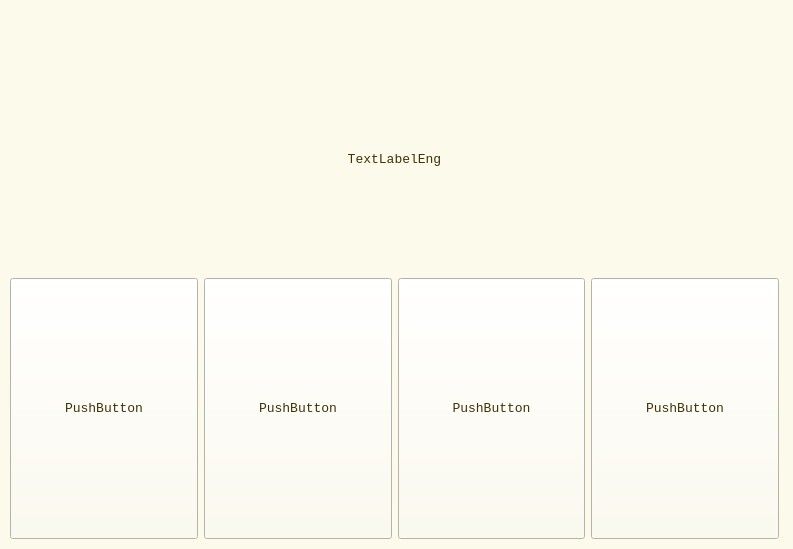
<?xml version="1.0" encoding="UTF-8"?>
<ui version="4.0">
 <class>Widget</class>
 <widget class="QWidget" name="Widget">
  <property name="enabled">
   <bool>true</bool>
  </property>
  <property name="geometry">
   <rect>
    <x>0</x>
    <y>0</y>
    <width>793</width>
    <height>549</height>
   </rect>
  </property>
  <property name="sizePolicy">
   <sizepolicy hsizetype="Minimum" vsizetype="Minimum">
    <horstretch>0</horstretch>
    <verstretch>0</verstretch>
   </sizepolicy>
  </property>
  <property name="font">
   <font>
    <family>Courier New</family>
    <pointsize>10</pointsize>
   </font>
  </property>
  <property name="windowTitle">
   <string>1С:Предприятие 8.3 (8.3.8.1933)</string>
  </property>
  <property name="styleSheet">
   <string notr="true">background-color: rgb(252, 250, 235);
color: rgb(65, 48, 3);</string>
  </property>
  <widget class="QWidget" name="verticalLayoutWidget">
   <property name="geometry">
    <rect>
     <x>-1</x>
     <y>-1</y>
     <width>791</width>
     <height>551</height>
    </rect>
   </property>
   <layout class="QVBoxLayout" name="verticalLayout">
    <property name="sizeConstraint">
     <enum>QLayout::SetDefaultConstraint</enum>
    </property>
    <item>
     <widget class="QLabel" name="label">
      <property name="enabled">
       <bool>true</bool>
      </property>
      <property name="sizePolicy">
       <sizepolicy hsizetype="Ignored" vsizetype="Ignored">
        <horstretch>0</horstretch>
        <verstretch>0</verstretch>
       </sizepolicy>
      </property>
      <property name="minimumSize">
       <size>
        <width>399</width>
        <height>299</height>
       </size>
      </property>
      <property name="baseSize">
       <size>
        <width>50</width>
        <height>20</height>
       </size>
      </property>
      <property name="font">
       <font>
        <family>Courier New</family>
        <pointsize>10</pointsize>
       </font>
      </property>
      <property name="cursor">
       <cursorShape>CrossCursor</cursorShape>
      </property>
      <property name="mouseTracking">
       <bool>false</bool>
      </property>
      <property name="text">
       <string>TextLabelEng</string>
      </property>
      <property name="scaledContents">
       <bool>false</bool>
      </property>
      <property name="alignment">
       <set>Qt::AlignCenter</set>
      </property>
     </widget>
    </item>
    <item>
     <layout class="QHBoxLayout" name="horizontalLayout">
      <item>
       <widget class="QPushButton" name="pushButton_2">
        <property name="enabled">
         <bool>true</bool>
        </property>
        <property name="sizePolicy">
         <sizepolicy hsizetype="Minimum" vsizetype="Minimum">
          <horstretch>0</horstretch>
          <verstretch>0</verstretch>
         </sizepolicy>
        </property>
        <property name="font">
         <font>
          <family>Courier New</family>
          <pointsize>10</pointsize>
         </font>
        </property>
        <property name="text">
         <string>PushButton</string>
        </property>
       </widget>
      </item>
      <item>
       <widget class="QPushButton" name="pushButton_4">
        <property name="sizePolicy">
         <sizepolicy hsizetype="Minimum" vsizetype="Minimum">
          <horstretch>0</horstretch>
          <verstretch>0</verstretch>
         </sizepolicy>
        </property>
        <property name="font">
         <font>
          <family>Courier New</family>
          <pointsize>10</pointsize>
         </font>
        </property>
        <property name="text">
         <string>PushButton</string>
        </property>
       </widget>
      </item>
      <item>
       <widget class="QPushButton" name="pushButton_3">
        <property name="sizePolicy">
         <sizepolicy hsizetype="Minimum" vsizetype="Minimum">
          <horstretch>0</horstretch>
          <verstretch>0</verstretch>
         </sizepolicy>
        </property>
        <property name="font">
         <font>
          <family>Courier New</family>
          <pointsize>10</pointsize>
         </font>
        </property>
        <property name="text">
         <string>PushButton</string>
        </property>
       </widget>
      </item>
      <item>
       <widget class="QPushButton" name="pushButton_1">
        <property name="sizePolicy">
         <sizepolicy hsizetype="Minimum" vsizetype="Minimum">
          <horstretch>0</horstretch>
          <verstretch>0</verstretch>
         </sizepolicy>
        </property>
        <property name="font">
         <font>
          <family>Courier New</family>
          <pointsize>10</pointsize>
         </font>
        </property>
        <property name="styleSheet">
         <string notr="true"/>
        </property>
        <property name="text">
         <string>PushButton</string>
        </property>
       </widget>
      </item>
     </layout>
    </item>
   </layout>
  </widget>
 </widget>
 <layoutdefault spacing="6" margin="11"/>
 <resources/>
 <connections/>
</ui>
